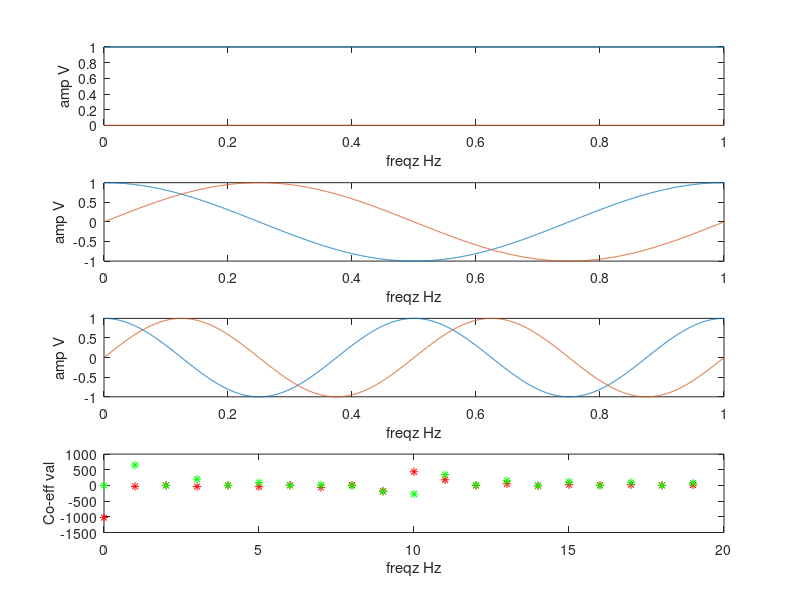
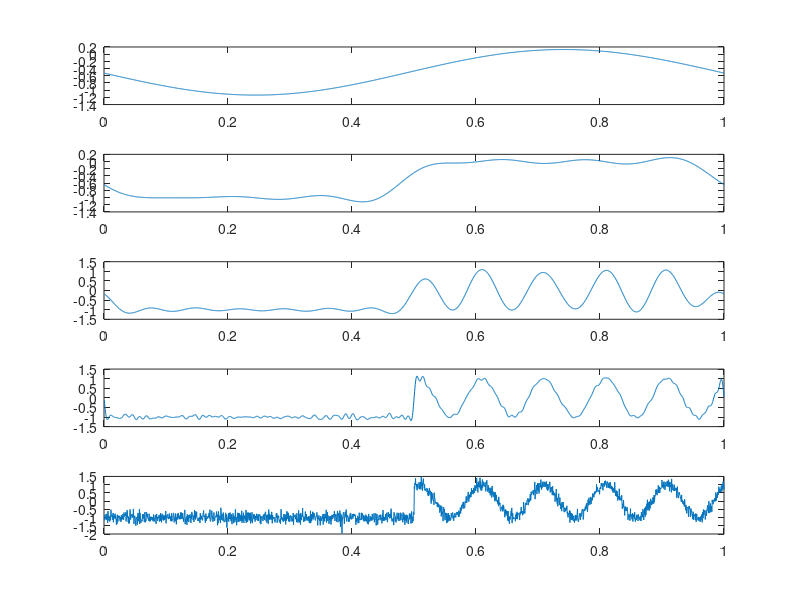

These charts were generated, in order, by the following MATLAB code:
clc; 
close all;
clear all;
%Discrete Fourier Transform 
Fs=2048;
f0=10;
ind=1:2048;
t=(1:2048)/Fs;
s=[-ones(1,1024) sin(2*pi*f0*t(1025:2048)+ 1.0)];
s=s+.2.*randn(1,2048);
plot(t,s);
baseCos = zeros(1024,2048);
baseSin = zeros(1024,2048);
for k=0:1024
    baseCos(k+1,:)= cos(2*pi*k*ind/2048);
    baseSin(k+1,:)= sin(2*pi*k*ind/2048);
end
for k=1:4   
    subplot(4,1,1)   
    plot(t,baseCos(1,:),t,baseSin(1,:));
    xlabel('freqz Hz');
    ylabel('amp V');
    subplot(4,1,2)
    plot(t,baseCos(2,:),t,baseSin(2,:));
    xlabel('freqz Hz');
    ylabel('amp V');
    subplot(4,1,3)
    plot(t,baseCos(3,:),t,baseSin(3,:));
    xlabel('freqz Hz');
    ylabel('amp V');
    subplot(4,1,4)   
    plot(t,baseCos(4,:),t,baseSin(4,:));
    
end
for k=1:1025   
    Re(k) =  sum(s .* baseCos(k,:));    
    Im(k) = -sum(s .* baseSin(k,:)); 
end
plot(0:19,Re(1:20),'r*',0:19,Im(1:20),'g*');
xlabel('freqz Hz');
ylabel('Co-eff val');

%Inverse Fourier Transform
ReH = Re/1024;ImH = -Im/1024;
ReH(1) = Re(1)/2048;
ReH(1024) = Re(1025)/2048;
sH = zeros(1025,2048);
for k=1:1025   
    sH(k,:) = ReH(k).* baseCos(k,:) + ImH(k) .* baseSin(k,:);  
end
figure;
subplot(5,1,1);
plot(t,sum(sH(1:3,:),1));
subplot(5,1,2);
plot(t,sum(sH(1:9,:),1));
subplot(5,1,3);
plot(t,sum(sH(1:15,:),1));
subplot(5,1,4);
plot(t,sum(sH(1:100,:),1));
subplot(5,1,5);
plot(t,sum(sH(1:1025,:),1));
